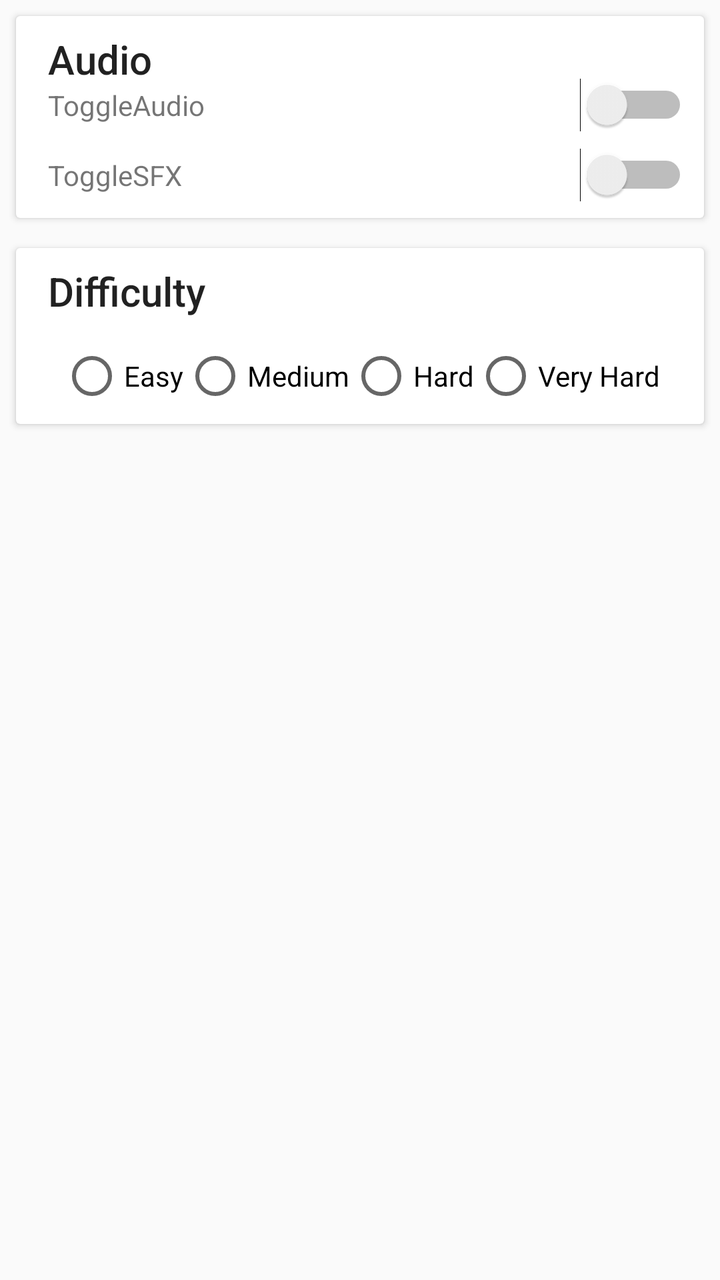
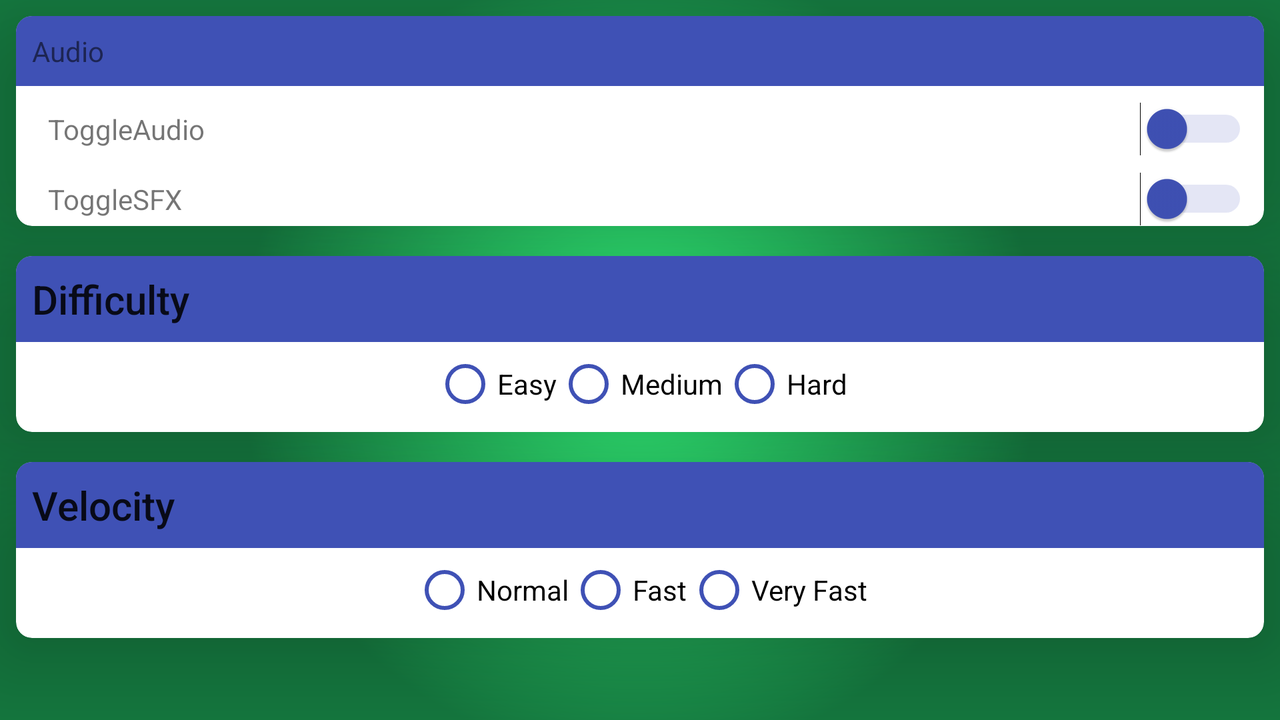

Two renders of one Android screen. The first uses the default layout on a phone; the second uses the alternative layout the repository ships for a different screen configuration, on a matching device. The two XML files are below.
<!-- AndroidManifest.xml: application theme AppTheme -->
<!-- res/layout/activity_main_settings.xml -->
<?xml version="1.0" encoding="utf-8"?>
<android.support.constraint.ConstraintLayout xmlns:android="http://schemas.android.com/apk/res/android"
    xmlns:app="http://schemas.android.com/apk/res-auto"
    xmlns:tools="http://schemas.android.com/tools"
    android:orientation="vertical" android:layout_width="match_parent"
    android:layout_height="match_parent">

    <android.support.v7.widget.CardView
        android:layout_width="0dp"
        android:layout_height="101dp"
        app:layout_constraintTop_toTopOf="parent"
        android:layout_marginTop="8dp"
        android:id="@+id/cardView2"
        android:layout_marginLeft="8dp"
        app:layout_constraintLeft_toLeftOf="parent"
        android:layout_marginRight="8dp"
        app:layout_constraintRight_toRightOf="parent"
        app:layout_constraintHorizontal_bias="0.0">

        <android.support.constraint.ConstraintLayout
            android:layout_width="match_parent"
            android:layout_height="match_parent">

            <TextView
                android:id="@+id/toggle_audio"
                android:layout_width="80dp"
                android:layout_height="19dp"
                android:text="@string/enable_music"
                tools:text="ToggleAudio"
                app:layout_constraintBaseline_toBaselineOf="@+id/toggle_audio_switch"
                android:layout_marginLeft="16dp"
                app:layout_constraintLeft_toLeftOf="parent" />

            <TextView
                android:id="@+id/audio_settings"
                android:layout_width="wrap_content"
                android:layout_height="wrap_content"
                android:text="@string/audio_settings"
                android:textAppearance="@style/TextAppearance.AppCompat.Title"
                android:layout_marginLeft="16dp"
                app:layout_constraintLeft_toLeftOf="parent"
                app:layout_constraintTop_toTopOf="parent"
                android:layout_marginTop="8dp" />

            <Switch
                android:id="@+id/toggle_audio_switch"
                android:layout_width="wrap_content"
                android:layout_height="wrap_content"
                android:switchTextAppearance="@style/TextAppearance.AppCompat.Widget.Switch"
                android:layout_marginRight="8dp"
                app:layout_constraintRight_toRightOf="parent"
                android:layout_marginBottom="8dp"
                app:layout_constraintBottom_toTopOf="@+id/toggle_sfx_switch" />

            <Switch
                android:id="@+id/toggle_sfx_switch"
                android:layout_width="wrap_content"
                android:layout_height="wrap_content"
                android:layout_marginBottom="8dp"
                app:layout_constraintBottom_toBottomOf="parent"
                android:layout_marginRight="8dp"
                app:layout_constraintRight_toRightOf="parent" />

            <TextView
                android:id="@+id/toggle_sfx"
                android:layout_width="wrap_content"
                android:layout_height="wrap_content"
                android:text="@string/enable_sound_fx"
                tools:text="ToggleSFX"
                android:layout_marginLeft="16dp"
                app:layout_constraintLeft_toLeftOf="parent"
                app:layout_constraintBaseline_toBaselineOf="@+id/toggle_sfx_switch" />
        </android.support.constraint.ConstraintLayout>

    </android.support.v7.widget.CardView>

    <android.support.v7.widget.CardView
        android:layout_width="0dp"
        android:layout_height="88dp"
        android:id="@+id/cardView"
        android:layout_marginTop="15dp"
        app:layout_constraintTop_toBottomOf="@+id/cardView2"
        android:layout_marginLeft="8dp"
        app:layout_constraintLeft_toLeftOf="parent"
        android:layout_marginRight="8dp"
        app:layout_constraintRight_toRightOf="parent">

        <android.support.constraint.ConstraintLayout
            android:layout_width="match_parent"
            android:layout_height="match_parent">

            <RadioGroup
                android:id="@+id/difficulty_radio_group"
                android:layout_width="wrap_content"
                android:layout_height="wrap_content"
                android:layout_marginBottom="8dp"
                android:layout_marginLeft="8dp"
                android:layout_marginRight="8dp"
                android:layout_marginTop="48dp"
                android:orientation="horizontal"
                app:layout_constraintBottom_toBottomOf="parent"
                app:layout_constraintLeft_toLeftOf="parent"
                app:layout_constraintRight_toRightOf="parent"
                app:layout_constraintTop_toTopOf="parent">

                <RadioButton
                    android:id="@+id/difficulty_easy"
                    android:layout_width="wrap_content"
                    android:layout_height="wrap_content"
                    android:layout_weight="1"
                    android:text="@string/difficulty_easy"
                    tools:layout_editor_absoluteX="140dp"
                    tools:layout_editor_absoluteY="-31dp" />

                <RadioButton
                    android:id="@+id/difficutly_intermediate"
                    android:layout_width="wrap_content"
                    android:layout_height="wrap_content"
                    android:layout_weight="1"
                    android:text="@string/difficulty_intermediate"
                    tools:layout_editor_absoluteX="219dp"
                    tools:layout_editor_absoluteY="47dp" />

                <RadioButton
                    android:id="@+id/difficulty_hard"
                    android:layout_width="wrap_content"
                    android:layout_height="wrap_content"
                    android:layout_weight="1"
                    android:text="@string/difficulty_hard" />

                <RadioButton
                    android:id="@+id/difficulty_very_hard"
                    android:layout_width="wrap_content"
                    android:layout_height="wrap_content"
                    android:layout_weight="1"
                    android:text="@string/difficulty_very_hard" />

            </RadioGroup>

            <TextView
                android:id="@+id/difficulty_settings"
                android:layout_width="wrap_content"
                android:layout_height="wrap_content"
                android:layout_marginTop="8dp"
                android:text="@string/choose_difficutly"
                android:textAppearance="@style/TextAppearance.AppCompat.Title"
                app:layout_constraintTop_toTopOf="parent"
                tools:text="Difficulty"
                android:layout_marginLeft="16dp"
                app:layout_constraintLeft_toLeftOf="parent" />

        </android.support.constraint.ConstraintLayout>

    </android.support.v7.widget.CardView>
</android.support.constraint.ConstraintLayout>
<!-- resources referenced by this layout -->
<resources>
  <string name="audio_settings">Audio</string>
  <string name="choose_difficutly">Difficulty</string>
  <string name="difficulty_easy">Easy</string>
  <string name="difficulty_hard">Hard</string>
  <string name="difficulty_intermediate">Medium</string>
  <string name="difficulty_very_hard">Very Hard</string>
  <string name="enable_music"> Background Music Enabled</string>
  <string name="enable_sound_fx">Sound Effects Enabled</string>
  <style name="AppTheme" parent="Theme.AppCompat.Light.DarkActionBar">
          
          <item name="colorPrimary">@color/colorPrimary</item>
          <item name="colorPrimaryDark">@color/colorPrimaryDark</item>
          <item name="colorAccent">@color/colorAccent</item>
      </style>
  <color name="colorPrimary">#3f51b5</color>
  <color name="colorPrimaryDark">#303F9F</color>
  <color name="colorAccent">#FF4081</color>
</resources>
<!-- res/layout-land/activity_main_settings.xml (the repository's variant of the layout above) -->
<!-- drawn on the phone turned sideways -->
<?xml version="1.0" encoding="utf-8"?>
<ScrollView xmlns:android="http://schemas.android.com/apk/res/android"
    xmlns:app="http://schemas.android.com/apk/res-auto"
    xmlns:tools="http://schemas.android.com/tools"
    android:layout_width="match_parent"
    android:layout_height="match_parent"
    android:fillViewport="true">
<android.support.constraint.ConstraintLayout
    android:layout_width="match_parent"
    android:layout_height="match_parent"
    android:background="@drawable/background_shape"
    android:orientation="vertical">


    <android.support.v7.widget.CardView
        android:id="@+id/cardView1"
        android:layout_width="0dp"
        android:layout_height="wrap_content"
        android:elevation="32dp"
        app:cardBackgroundColor="@color/white"
        app:cardCornerRadius="8dp"
        app:cardElevation="32dp"
        android:layout_marginRight="8dp"
        app:layout_constraintRight_toRightOf="parent"
        android:layout_marginLeft="8dp"
        app:layout_constraintLeft_toLeftOf="parent"
        app:layout_constraintTop_toTopOf="parent"
        android:layout_marginTop="8dp"
        app:layout_constraintHorizontal_bias="0.0">

        <android.support.constraint.ConstraintLayout
            android:layout_width="match_parent"
            android:layout_height="wrap_content">

            <TextView
                android:id="@+id/audio_settings"
                style="@style/OverBluText"
                android:layout_width="0dp"
                android:layout_height="wrap_content"
                android:background="@color/colorPrimary"
                android:padding="8dp"
                android:text="@string/audio_settings"
                app:layout_constraintLeft_toLeftOf="parent"
                app:layout_constraintRight_toRightOf="parent"
                app:layout_constraintTop_toTopOf="parent" />

            <TextView
                android:id="@+id/toggle_audio"
                android:layout_width="wrap_content"
                android:layout_height="wrap_content"
                android:layout_marginLeft="16dp"
                android:layout_marginStart="16dp"
                android:text="@string/enable_music"
                app:layout_constraintBaseline_toBaselineOf="@+id/toggle_audio_switch"
                app:layout_constraintLeft_toLeftOf="parent"
                tools:text="ToggleAudio" />

            <Switch
                android:id="@+id/toggle_audio_switch"
                android:layout_width="wrap_content"
                android:layout_height="wrap_content"
                android:layout_marginEnd="8dp"
                android:layout_marginRight="8dp"
                android:switchTextAppearance="@style/TextAppearance.AppCompat.Widget.Switch"
                android:thumbTint="@color/colorPrimary"
                android:trackTint="@color/colorTransparent"
                app:layout_constraintRight_toRightOf="parent"
                android:layout_marginTop="8dp"
                app:layout_constraintTop_toBottomOf="@+id/audio_settings" />

            <Switch
                android:id="@+id/toggle_sfx_switch"
                android:layout_width="wrap_content"
                android:layout_height="wrap_content"
                android:textColorLink="@color/colorPrimary"
                android:thumbTint="@color/colorPrimary"
                android:trackTint="@color/colorTransparent"
                android:layout_marginRight="8dp"
                app:layout_constraintRight_toRightOf="parent"
                android:layout_marginTop="8dp"
                app:layout_constraintTop_toBottomOf="@+id/toggle_audio_switch" />

            <TextView
                android:id="@+id/toggle_sfx"
                android:layout_width="wrap_content"
                android:layout_height="wrap_content"
                android:text="@string/enable_sound_fx"
                app:layout_constraintBaseline_toBaselineOf="@+id/toggle_sfx_switch"
                tools:text="ToggleSFX"
                android:layout_marginLeft="16dp"
                app:layout_constraintLeft_toLeftOf="parent" />
        </android.support.constraint.ConstraintLayout>

    </android.support.v7.widget.CardView>

    <android.support.v7.widget.CardView
        android:id="@+id/cardView2"
        android:layout_width="0dp"
        android:layout_height="88dp"
        android:layout_marginEnd="8dp"
        android:layout_marginLeft="8dp"
        android:layout_marginRight="8dp"
        android:layout_marginStart="8dp"
        android:layout_marginTop="15dp"
        android:elevation="32dp"
        app:cardBackgroundColor="@color/white"
        app:cardCornerRadius="8dp"
        app:cardElevation="32dp"
        app:layout_constraintLeft_toLeftOf="parent"
        app:layout_constraintRight_toRightOf="parent"
        app:layout_constraintTop_toBottomOf="@+id/cardView1">

        <android.support.constraint.ConstraintLayout
            android:layout_width="match_parent"
            android:layout_height="match_parent">

            <RadioGroup
                android:id="@+id/difficulty_radio_group"
                android:layout_width="wrap_content"
                android:layout_height="wrap_content"
                android:layout_marginBottom="8dp"
                android:layout_marginEnd="8dp"
                android:layout_marginLeft="8dp"
                android:layout_marginRight="8dp"
                android:layout_marginStart="8dp"
                android:layout_marginTop="48dp"
                android:orientation="horizontal"
                app:layout_constraintBottom_toBottomOf="parent"
                app:layout_constraintLeft_toLeftOf="parent"
                app:layout_constraintRight_toRightOf="parent"
                app:layout_constraintTop_toTopOf="parent">

                <RadioButton
                    android:id="@+id/difficulty_easy"
                    android:layout_width="wrap_content"
                    android:layout_height="wrap_content"
                    android:layout_weight="1"
                    android:text="@string/difficulty_easy"
                    app:buttonTint="@color/colorPrimary"
                    tools:layout_editor_absoluteX="140dp"
                    tools:layout_editor_absoluteY="-31dp" />

                <RadioButton
                    android:id="@+id/difficutly_intermediate"
                    android:layout_width="wrap_content"
                    android:layout_height="wrap_content"
                    android:layout_weight="1"
                    android:text="@string/difficulty_intermediate"
                    app:buttonTint="@color/colorPrimary"
                    tools:layout_editor_absoluteX="219dp"
                    tools:layout_editor_absoluteY="47dp" />

                <RadioButton
                    android:id="@+id/difficulty_hard"
                    android:layout_width="wrap_content"
                    android:layout_height="wrap_content"
                    android:layout_weight="1"
                    android:text="@string/difficulty_hard"
                    app:buttonTint="@color/colorPrimary" />

            </RadioGroup>

            <TextView
                android:id="@+id/difficulty_settings"
                style="@style/OverBluText"
                android:layout_width="0dp"
                android:layout_height="wrap_content"
                android:background="@color/colorPrimary"
                android:padding="8dp"
                android:text="@string/choose_difficutly"
                android:textAppearance="@style/TextAppearance.AppCompat.Title"
                app:layout_constraintLeft_toLeftOf="parent"
                app:layout_constraintRight_toRightOf="parent"
                app:layout_constraintTop_toTopOf="parent"
                tools:text="Difficulty" />

        </android.support.constraint.ConstraintLayout>

    </android.support.v7.widget.CardView>

    <android.support.v7.widget.CardView
        android:id="@+id/cardView3"
        android:layout_width="0dp"
        android:layout_height="88dp"
        android:layout_marginEnd="8dp"
        android:layout_marginLeft="8dp"
        android:layout_marginRight="8dp"
        android:layout_marginStart="8dp"
        android:layout_marginTop="15dp"
        android:elevation="32dp"
        app:cardBackgroundColor="@color/white"
        app:cardCornerRadius="8dp"
        app:cardElevation="32dp"
        app:layout_constraintLeft_toLeftOf="parent"
        app:layout_constraintRight_toRightOf="parent"
        app:layout_constraintTop_toBottomOf="@+id/cardView2">

        <android.support.constraint.ConstraintLayout
            android:layout_width="match_parent"
            android:layout_height="match_parent">

            <RadioGroup
                android:id="@+id/velocity_radio_group"
                android:layout_width="wrap_content"
                android:layout_height="wrap_content"
                android:layout_marginBottom="8dp"
                android:layout_marginEnd="8dp"
                android:layout_marginLeft="8dp"
                android:layout_marginRight="8dp"
                android:layout_marginStart="8dp"
                android:layout_marginTop="48dp"
                android:orientation="horizontal"
                app:layout_constraintBottom_toBottomOf="parent"
                app:layout_constraintLeft_toLeftOf="parent"
                app:layout_constraintRight_toRightOf="parent"
                app:layout_constraintTop_toTopOf="parent">

                <RadioButton
                    android:id="@+id/velocity_normal"
                    android:layout_width="wrap_content"
                    android:layout_height="wrap_content"
                    android:layout_weight="1"
                    android:text="@string/velocity_normal"
                    app:buttonTint="@color/colorPrimary"
                    tools:layout_editor_absoluteX="140dp"
                    tools:layout_editor_absoluteY="-31dp" />

                <RadioButton
                    android:id="@+id/velocity_fast"
                    android:layout_width="wrap_content"
                    android:layout_height="wrap_content"
                    android:layout_weight="1"
                    android:text="@string/velocity_fast"
                    app:buttonTint="@color/colorPrimary"
                    tools:layout_editor_absoluteX="219dp"
                    tools:layout_editor_absoluteY="47dp" />

                <RadioButton
                    android:id="@+id/velocity_very_fast"
                    android:layout_width="wrap_content"
                    android:layout_height="wrap_content"
                    android:layout_weight="1"
                    android:text="@string/velocity_veryfast"
                    app:buttonTint="@color/colorPrimary" />

            </RadioGroup>

            <TextView
                android:id="@+id/velocity_settings"
                style="@style/OverBluText"
                android:layout_width="0dp"
                android:layout_height="wrap_content"
                android:background="@color/colorPrimary"
                android:padding="8dp"
                android:text="@string/velocity"
                android:textAppearance="@style/TextAppearance.AppCompat.Title"
                app:layout_constraintLeft_toLeftOf="parent"
                app:layout_constraintRight_toRightOf="parent"
                app:layout_constraintTop_toTopOf="parent" />

        </android.support.constraint.ConstraintLayout>

    </android.support.v7.widget.CardView>
</android.support.constraint.ConstraintLayout>
</ScrollView>
<!-- resources referenced by the variant -->
<!-- as the phone turned sideways resolves them -->
<resources>
  <color name="colorPrimary">#3f51b5</color>
  <color name="colorTransparent">#8a3f51b5</color>
  <color name="white">#ffffff</color>
  <!-- drawable background_shape (drawable) -->
  <?xml version="1.0" encoding="utf-8"?>
  <shape xmlns:android="http://schemas.android.com/apk/res/android"
      android:shape = "rectangle">
      <gradient
          android:centerX = "0.5"
          android:centerY = "0.5"
          android:endColor="@color/greenDarkCardDeskBackground"
          android:startColor = "@color/greenVeryLightCardDeskBackground"
          android:type = "radial"
          android:gradientRadius = "200dp"
          ></gradient>
  
  </shape>
  <string name="audio_settings">Audio</string>
  <string name="choose_difficutly">Difficulty</string>
  <string name="difficulty_easy">Easy</string>
  <string name="difficulty_hard">Hard</string>
  <string name="difficulty_intermediate">Medium</string>
  <string name="enable_music"> Background Music Enabled</string>
  <string name="enable_sound_fx">Sound Effects Enabled</string>
  <string name="velocity">Velocity</string>
  <string name="velocity_fast">Fast</string>
  <string name="velocity_normal">Normal</string>
  <string name="velocity_veryfast">Very Fast</string>
  <style name="AppTheme" parent="Theme.AppCompat.Light.DarkActionBar">
          
          <item name="colorPrimary">@color/colorPrimary</item>
          <item name="colorPrimaryDark">@color/colorPrimaryDark</item>
          <item name="colorAccent">@color/colorAccent</item>
      </style>
  <color name="greenDarkCardDeskBackground">#157A40</color>
  <color name="greenVeryLightCardDeskBackground">#34ff7f</color>
  <color name="colorPrimaryDark">#303F9F</color>
  <color name="colorAccent">#FF4081</color>
</resources>
